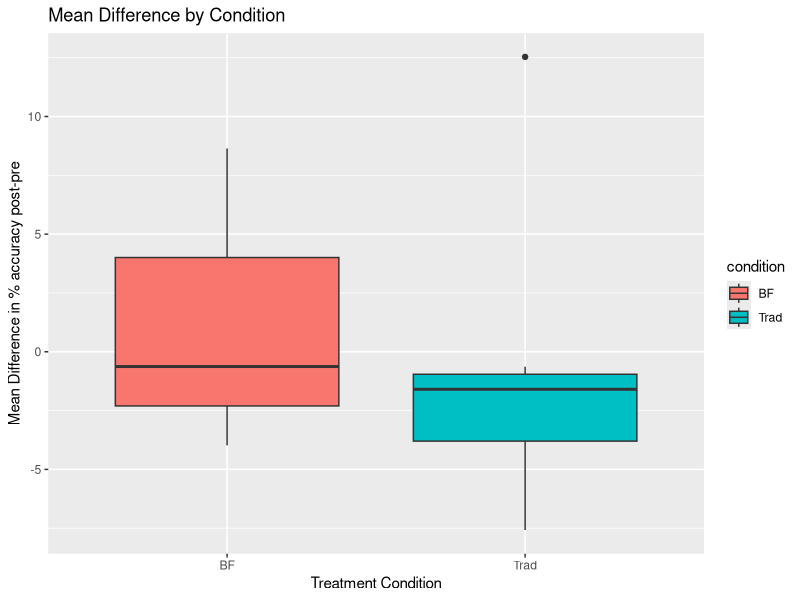

Here is the R script that generated this plot:
rm(list=ls())

library(plotrix)
library(dplyr)
library(fields)
library(car)
library(reshape2)
library(plyr)
library(dplyr)
library(tidyr)
library(reshape2)
library(ggplot2)

#Read in data
data <- read.csv("clean_data.csv")
dim(data)
#Check that variables are of correct types
str(data)
data$subject_number <- as.factor(data$subject_number)


#This code creates an option to plot only the primary words and exclude generalization words
#You can ignore it if you are including all words

#For within-session, consider only treatment session data
TX <- droplevels(subset(data, sessiontype=="TX"))
ntx <- length(levels(TX$session))

#Need to re-set ordered factors
TX$session = ordered(TX$session, levels = c("TX1","TX2","TX3","TX4","TX5","TX6","TX7","TX8","TX9","TX10",
                                            "TX11","TX12","TX13","TX14","TX15","TX16","TX17","TX18","TX19","TX20"))   
TX$prepost = ordered(TX$prepost, levels= c("Pre","Post"))



#Summarize by subject, session, prepost
#Include condition (BF vs TRAD) and tx_order as grouping factors
#because you want to preserve this info
TX <- TX %>%
  dplyr::group_by(subject, session, prepost, condition, tx_order) %>%
    dplyr::summarise(correct = sum(correct), total = sum(total))
TX$percent <- 100*TX$correct/TX$total
TX <- as.data.frame(TX)

#Calculate within-session differences by subject
#First use spread() to put pre and post side by side
#Get rid of other numeric columns or they will create NA values
TX$correct <-NULL
TX$total <- NULL
TX <- spread(TX, prepost, percent)

#Create a difference column
#Subtract pre from post on assumption that post will be higher
TX$diff <- TX$Post - TX$Pre
head(TX)

#Visualize the values
TX$tx_order[1]
#Loop through participants
Children <- levels(TX$subject)
numerical <- 1:length(levels(TX$session))
for (i in seq_along(Children)){
  child <- droplevels(TX[TX$subject==Children[i],])
  condition <- as.character(child$tx_order[1])
  plot(child$session, child$diff, type="o",
       xaxt="n", xlab = "Session", ylab = "Mean rating", main = c(Children[i],condition), ylim = c(-50, 50))
  axis(1, at=numerical,  cex.axis = 1.25)
  xline(10.5, lty=2)
  yline(0, lty=2)
}

#Calculate means for each phase
#Temp option to strike Hannah data due to missing session
TX <- droplevels(TX[TX$subject!="Hannah",])
str(TX)

#Code by treatment phase (chronological order; 1 or 2)
TX$phase <- 0
TX[which(TX$session<="TX10"),]$phase <- "1"
TX[which(TX$session>"TX10"),]$phase <- "2"
#TX$unique <- paste0(TX$subject,"_",TX$phase)

#Summarize by phase
TX <- TX %>%
  dplyr::group_by(subject, phase, condition) %>%
    dplyr::summarise(mean=mean(diff))

TX <- as.data.frame(TX)

#Compare mean within-session change for first vs second phase (chronologically)
phase1 <- droplevels(TX[TX$phase==1,])
phase2 <- droplevels(TX[TX$phase==2,])
mean(phase1$mean)
sd(phase1$mean)
mean(phase2$mean)
sd(phase2$mean)
t.test(phase1$mean, phase2$mean)
#should this be non-parametric?
wilcox.test(phase1$mean, phase2$mean)
#NS

#Compare mean within-session change for Trad phase vs BF phase 
Trad <- droplevels(TX[TX$condition=="Trad",])
BF <- droplevels(TX[TX$condition=="BF",])
mean(Trad$mean)
sd(Trad$mean)
mean(BF$mean)
sd(BF$mean)
#Mean is larger for BF than Trad, but highly variable; nonsignificant
t.test(BF$mean, Trad$mean)
#should this be non-parametric?
t.test(BF$mean, Trad$mean)
#NS

#I don't know why this boxplot isn't working -- **IS THIS WHAT YOU WERE INTENDING?
#qplot(TX$mean, fill = TX$condition, geom="boxplot")
qplot(condition, mean, data=TX, geom="boxplot", fill = condition, main="Mean Difference by Condition",
      xlab="Treatment Condition", ylab="Mean Difference in % accuracy post-pre")

#Compare Trad vs BF means in a within-subject fashion
TX$phase <- NULL
TX <- TX %>% 
  spread(condition, mean)
t.test(TX$BF, TX$Trad, paired=TRUE)
#should this be non-parametric?
wilcox.test(BF$mean, Trad$mean)
#Still definitely NS

# It would be interesting to look at how well within-treatment change (pre to post gain) 
#correlates with an individual's accuracy or progress within the treatment setting. 

tx_summary_data <- read.csv("summary_data.csv")
